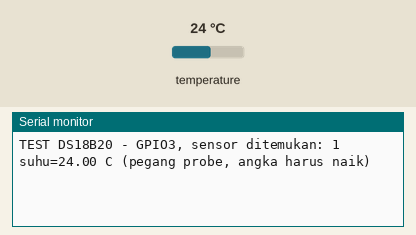
A program run on a simulated ESP32-C3. Shown: the last lines printed to the serial monitor. The test bench sets the inputs (shaded band); at power-on: temperature 24 °C.

Above: at 2.7 s.
2.8 s: temperature set to 12 °C
At 5.0 s:
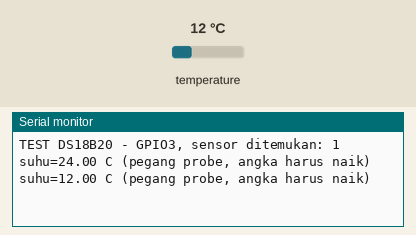
5.3 s: temperature set to 19 °C
At 6.7 s:
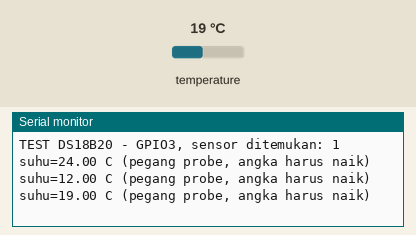
Timing chart, 0 to 8.3 s (numbered marks = the images above; inputs shaded):
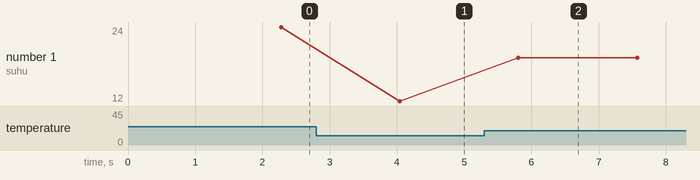

Measured:
- after the input at 2.8 s, the serial monitor: prints a new line after 1.2 s (image 1)
- after the input at 5.3 s, the serial monitor: prints a new line after 0.51 s (image 2)
- plotted number 1: 24 → 12 after the input at 2.8 s, 12 → 19 after the input at 5.3 s

The program:

main.cpp
```cpp
// DS18B20 test: counts the sensors on the bus and prints the temperature.
// 0 sensors or -127 -> check the 4.7k pull-up and the yellow wire.
#include <Arduino.h>
#include <DallasTemperature.h>
#include <OneWire.h>

// Pins and settings, copied from include/config.h in the main project.
const int PIN_MOISTURE = 0;
const int PIN_TDS = 1;
const int PIN_DS18B20 = 3;
const int PIN_RELAY = 4;
const int PIN_SDA = 8;
const int PIN_SCL = 9;
const uint8_t LCD_ADDR = 0x27;
const int ADC_SAMPLES = 10;
const int ADC_DRY = 3000;
const int ADC_WET = 1300;

OneWire oneWire(PIN_DS18B20);
DallasTemperature ds(&oneWire);

void setup() {
  Serial.begin(115200);
  delay(1500);
  ds.begin();
  Serial.printf("TEST DS18B20 - GPIO3, sensor ditemukan: %d\n", ds.getDeviceCount());
}

void loop() {
  ds.requestTemperatures();
  float t = ds.getTempCByIndex(0);
  if (t == DEVICE_DISCONNECTED_C) Serial.println("TIDAK TERBACA (-127) - cek kabel kuning & pull-up 4,7k");
  else Serial.printf("suhu=%.2f C (pegang probe, angka harus naik)\n", t);
  delay(1000);
}
```
